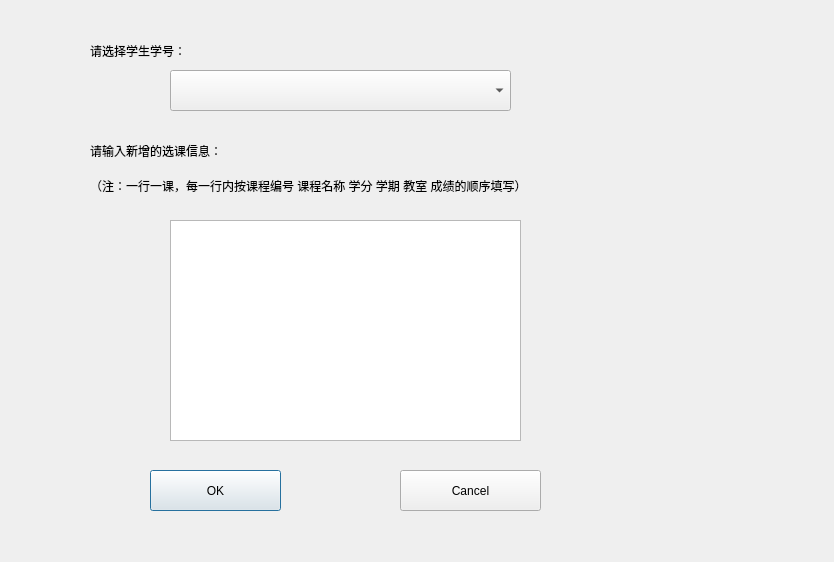
<?xml version="1.0" encoding="UTF-8"?>
<ui version="4.0">
 <class>AddStudentClassesDialog</class>
 <widget class="QDialog" name="AddStudentClassesDialog">
  <property name="geometry">
   <rect>
    <x>0</x>
    <y>0</y>
    <width>834</width>
    <height>562</height>
   </rect>
  </property>
  <property name="windowTitle">
   <string>Dialog</string>
  </property>
  <widget class="QLabel" name="label">
   <property name="geometry">
    <rect>
     <x>90</x>
     <y>40</y>
     <width>131</width>
     <height>21</height>
    </rect>
   </property>
   <property name="text">
    <string>请选择学生学号：</string>
   </property>
  </widget>
  <widget class="QLabel" name="label_2">
   <property name="geometry">
    <rect>
     <x>90</x>
     <y>140</y>
     <width>341</width>
     <height>21</height>
    </rect>
   </property>
   <property name="text">
    <string>请输入新增的选课信息：</string>
   </property>
  </widget>
  <widget class="QTextEdit" name="textEdit">
   <property name="geometry">
    <rect>
     <x>170</x>
     <y>220</y>
     <width>351</width>
     <height>221</height>
    </rect>
   </property>
  </widget>
  <widget class="QLabel" name="label_3">
   <property name="geometry">
    <rect>
     <x>90</x>
     <y>170</y>
     <width>681</width>
     <height>31</height>
    </rect>
   </property>
   <property name="text">
    <string>（注：一行一课，每一行内按课程编号 课程名称 学分 学期 教室 成绩的顺序填写）</string>
   </property>
  </widget>
  <widget class="QPushButton" name="pushButton">
   <property name="geometry">
    <rect>
     <x>150</x>
     <y>470</y>
     <width>131</width>
     <height>41</height>
    </rect>
   </property>
   <property name="text">
    <string>OK</string>
   </property>
  </widget>
  <widget class="QPushButton" name="pushButton_2">
   <property name="geometry">
    <rect>
     <x>400</x>
     <y>470</y>
     <width>141</width>
     <height>41</height>
    </rect>
   </property>
   <property name="text">
    <string>Cancel</string>
   </property>
  </widget>
  <widget class="QComboBox" name="comboBox">
   <property name="geometry">
    <rect>
     <x>170</x>
     <y>70</y>
     <width>341</width>
     <height>41</height>
    </rect>
   </property>
  </widget>
 </widget>
 <resources/>
 <connections/>
</ui>
